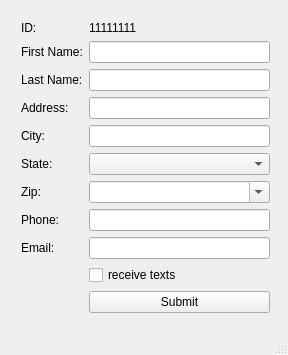
<?xml version="1.0" encoding="UTF-8"?>
<ui version="4.0">
 <class>MainWindow</class>
 <widget class="QMainWindow" name="MainWindow">
  <property name="geometry">
   <rect>
    <x>0</x>
    <y>0</y>
    <width>288</width>
    <height>355</height>
   </rect>
  </property>
  <property name="windowTitle">
   <string>MainWindow</string>
  </property>
  <widget class="QWidget" name="centralWidget">
   <widget class="QWidget" name="formLayoutWidget_2">
    <property name="geometry">
     <rect>
      <x>10</x>
      <y>10</y>
      <width>271</width>
      <height>321</height>
     </rect>
    </property>
    <layout class="QFormLayout" name="formLayout_2">
     <property name="fieldGrowthPolicy">
      <enum>QFormLayout::AllNonFixedFieldsGrow</enum>
     </property>
     <item row="0" column="0">
      <widget class="QLabel" name="idLbl">
       <property name="text">
        <string>ID:</string>
       </property>
      </widget>
     </item>
     <item row="0" column="1">
      <widget class="QLabel" name="id">
       <property name="text">
        <string>11111111</string>
       </property>
      </widget>
     </item>
     <item row="1" column="0">
      <widget class="QLabel" name="fNameLbl">
       <property name="text">
        <string>First Name:</string>
       </property>
      </widget>
     </item>
     <item row="1" column="1">
      <widget class="QLineEdit" name="firstNameEdit"/>
     </item>
     <item row="2" column="0">
      <widget class="QLabel" name="lNameLbl">
       <property name="text">
        <string>Last Name:</string>
       </property>
      </widget>
     </item>
     <item row="2" column="1">
      <widget class="QLineEdit" name="lastNameEdit"/>
     </item>
     <item row="3" column="0">
      <widget class="QLabel" name="addressLbl">
       <property name="text">
        <string>Address:</string>
       </property>
      </widget>
     </item>
     <item row="3" column="1">
      <widget class="QLineEdit" name="addressEdit"/>
     </item>
     <item row="4" column="0">
      <widget class="QLabel" name="cityLbl">
       <property name="text">
        <string>City:</string>
       </property>
      </widget>
     </item>
     <item row="4" column="1">
      <widget class="QLineEdit" name="cityEdit"/>
     </item>
     <item row="5" column="0">
      <widget class="QLabel" name="stateLbl">
       <property name="text">
        <string>State:</string>
       </property>
      </widget>
     </item>
     <item row="5" column="1">
      <widget class="QComboBox" name="stateDrop">
       <property name="editable">
        <bool>false</bool>
       </property>
      </widget>
     </item>
     <item row="6" column="0">
      <widget class="QLabel" name="zipLbl">
       <property name="text">
        <string>Zip:</string>
       </property>
      </widget>
     </item>
     <item row="6" column="1">
      <widget class="QComboBox" name="zipBox">
       <property name="editable">
        <bool>true</bool>
       </property>
      </widget>
     </item>
     <item row="7" column="0">
      <widget class="QLabel" name="phoneLbl">
       <property name="text">
        <string>Phone:</string>
       </property>
      </widget>
     </item>
     <item row="7" column="1">
      <widget class="QLineEdit" name="phoneEdit"/>
     </item>
     <item row="8" column="0">
      <widget class="QLabel" name="emailLbl">
       <property name="text">
        <string>Email:</string>
       </property>
      </widget>
     </item>
     <item row="8" column="1">
      <widget class="QLineEdit" name="emailEdit"/>
     </item>
     <item row="9" column="1">
      <widget class="QCheckBox" name="textCheck">
       <property name="text">
        <string>receive texts</string>
       </property>
      </widget>
     </item>
     <item row="10" column="1">
      <widget class="QPushButton" name="submitBttn">
       <property name="text">
        <string>Submit</string>
       </property>
      </widget>
     </item>
    </layout>
   </widget>
  </widget>
  <widget class="QStatusBar" name="statusBar"/>
 </widget>
 <layoutdefault spacing="6" margin="11"/>
 <resources/>
 <connections/>
</ui>
